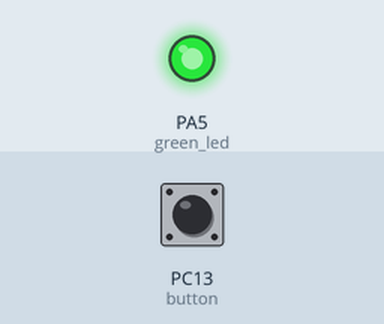
This program was run on a simulated pyboard running MicroPython. Shown: output pins drawn as LEDs (lit = HIGH). Inputs (shaded band) come from the test bench; at power-on: PC13 (button) LOW.

Above: at 1.2 s.
1.3 s: PC13 (button) pulled HIGH for 0.15 s
At 1.37 s:
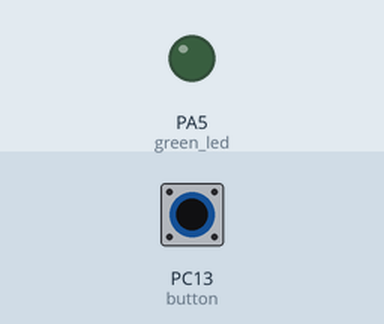
2.9 s: PC13 (button) pulled HIGH for 3.2 s
At 7.5 s:
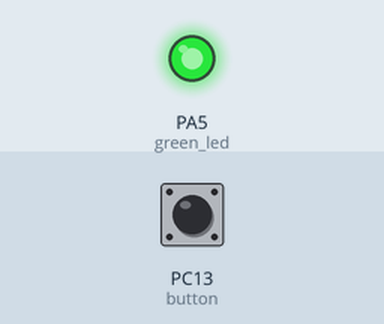
Timing chart, 0 to 9.0 s (numbered marks = the images above; inputs shaded):
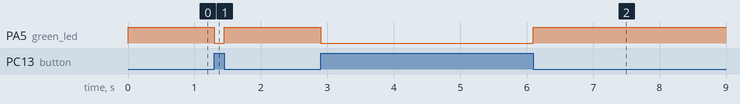

The program:

input_driver.py
```python
import pyb

def main():
    green_led=pyb.Pin('PA5',mode=pyb.Pin.OUT_PP)
    button=pyb.Pin('PC13',mode=pyb.Pin.IN, pull=pyb.Pin.PULL_DOWN)
    while True:
        if(button.value()==0):
            green_led.value(1)
        else:
            green_led.value(0)

main()
```

Measured:
- after the input at 1.3 s, PA5 (green_led): HIGH → LOW at once, → HIGH 0.15 s later
- after the input at 2.9 s, PA5 (green_led): HIGH → LOW at once, → HIGH 3.2 s later
